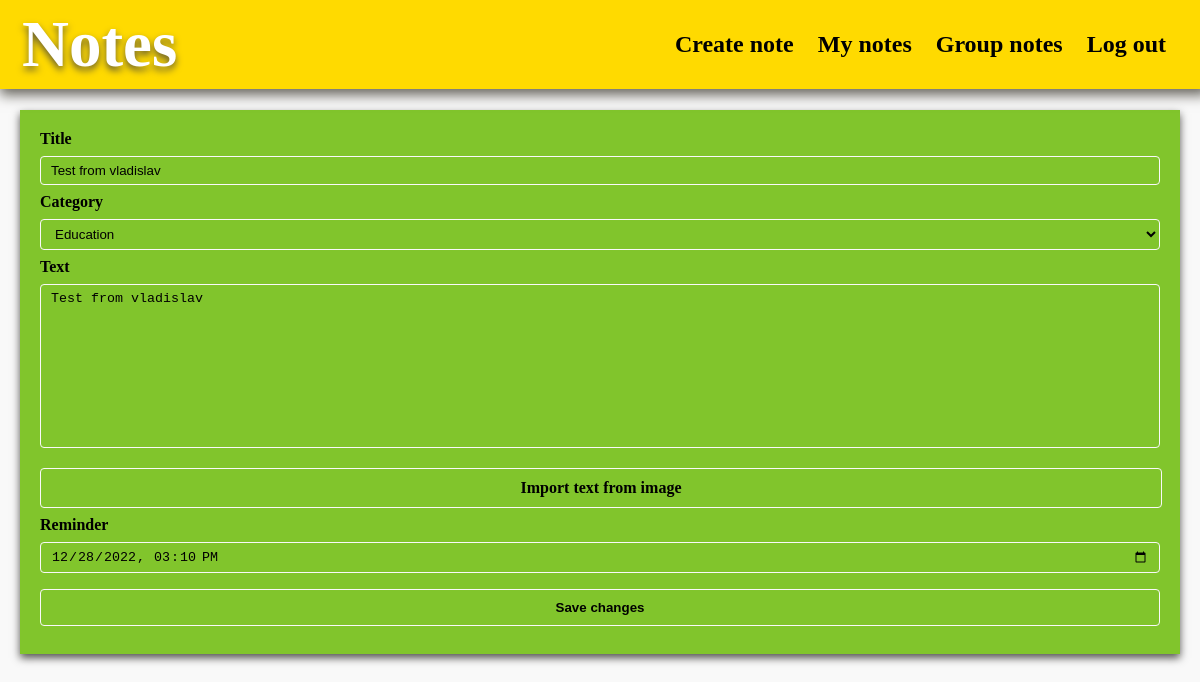
The app's page /notesapp/usernote/8/ (signed in) with its own data.
### notesapp/models.py (models this page shows, shortened)
class Notes(models.Model):
    author = models.ForeignKey(User, on_delete=models.CASCADE)
    group = models.ForeignKey(Group, blank=True, null=True, on_delete=models.SET_NULL)
    title = models.CharField(max_length=200)
    text = models.TextField()
    reminder = models.DateTimeField()
    category = models.ForeignKey('Category', on_delete=models.CASCADE)

### notesapp/views.py (the view, shortened to what this page needs)
# urls.py: path('notesapp/usernote/<int:id>/', NoteView.as_view(), name="user_note"),
class NoteView(LoginRequiredMixin, TemplateView):
    template_name = 'update_note_form.html'
    def get_context_data(self, **kwargs):
        note_id = kwargs.get('id')
        note = Notes.objects.get(id=note_id)
        form = NoteUpdateForm(instance=note)
        return {'note': Notes.objects.filter(id=note_id), 'form': form}

### notesapp/forms.py
class NoteUpdateForm(ModelForm):
    image_with_text = FileField(required=False, widget=forms.FileInput(attrs={"accept": "image/*",
                                                                              "onchange": ""}))
    class Meta:
        model = Notes
        fields = ['title', 'category', 'text', 'reminder']
        widgets = {
            'reminder': DateTimeInput(attrs={'type': 'datetime-local'}),
        }

### notesapp/models.py (called while the page is built)
    def __str__(self):
        return self.title

### notesapp/templates/update_note_form.html (shortened to what this page needs)
{% load static%}
<!DOCTYPE html>
<html lang="en">
<head>
    <link rel="stylesheet" href="{% static 'update_note.css' %}">
</head>
<body onLoad="pickColor()">
    <div class="header">
      <a href="#default" class="logo">Notes</a>
      <div class="header-right">
          {% block create_note %}
            <a href="{% url 'create_note' %}">Create note</a>
          {% endblock %}
          {% block user_notes %}
            <a href="{% url 'user_notes' %}">My notes</a>
          {% endblock %}
          {% block group_notes %}
            <a href="{% url 'group_notes' %}">Group notes</a>
          {% endblock %}
        <a href="{% url 'logout' %}">Log out</a>
      </div>
    </div>
    <div class="main">
    <form id="id_update_form" class="updateform" action="" method="post">
            <div class="fieldWrapper">
                {{ form.title.label}}
                {{ form.title }}
                {{ form.category.label}}
                {{ form.category }}
                {{ form.text.label}}
                {{ form.text }}
                <label class="upload_button" for="id_image_with_text">Import text from image</label>
                {{ form.reminder.label}}
                {{ form.reminder }}
            </div>
        <input type="submit" value="Save changes">
    </form>
    </div>
</body>
</html>

### notesapp/static/update_note.css (style rules this page uses)
.header { overflow: hidden; background-color: #FFDA00; box-shadow: 0px 6px 12px #68665E; padding: 20px 10px; font-family: "Nixie One"; position: fixed; top: 0; width: 99%; }
body { background: #F9F9F9; margin: 0px; }
.header a { float: left; color: black; text-align: center; padding: 12px; text-decoration: none; font-size: 24px; line-height: 25px; border-radius: 4px; font-weight: bold; }
.header a.logo { font-size: 65px; font-weight: bold; color: white; text-shadow: 0px 4px 7px #685F31; pointer-events: none; }
.header-right { margin-left: 20px; margin-right: 20px; float: right; }
.main { margin-top: 110px; }
.updateform { margin: 20px; padding: 20px; box-shadow: 0px 4px 8px #545351; font-family: Corbel; font-weight: bold; }
input[type=text],[type=datetime-local], select { display: block; width: 100%; padding: 6px 10px; margin: 8px 0; display: inline-block; border: 1px solid #F9F9F9; border-radius: 4px; box-sizing: border-box; background-color: inherit; }
textarea { border: 1px solid #F9F9F9; display: block; width: 100%; padding: 6px 10px; margin: 8px 0; display: inline-block; border-radius: 4px; box-sizing: border-box; resize: none; background-color: inherit; }
input[type=submit],.upload_button { border: 1px solid #F9F9F9; width: 100%; display: block; padding: 10px 0px; margin: 8px 0; border-radius: 4px; cursor: pointer; font-weight: bold; background-color: inherit; text-align: center; }
label { display: block; }

### records on screen
Notes: title "Test from vladislav", category "Education", text "Test from vladislav", reminder "12/28/2022 15:10"
